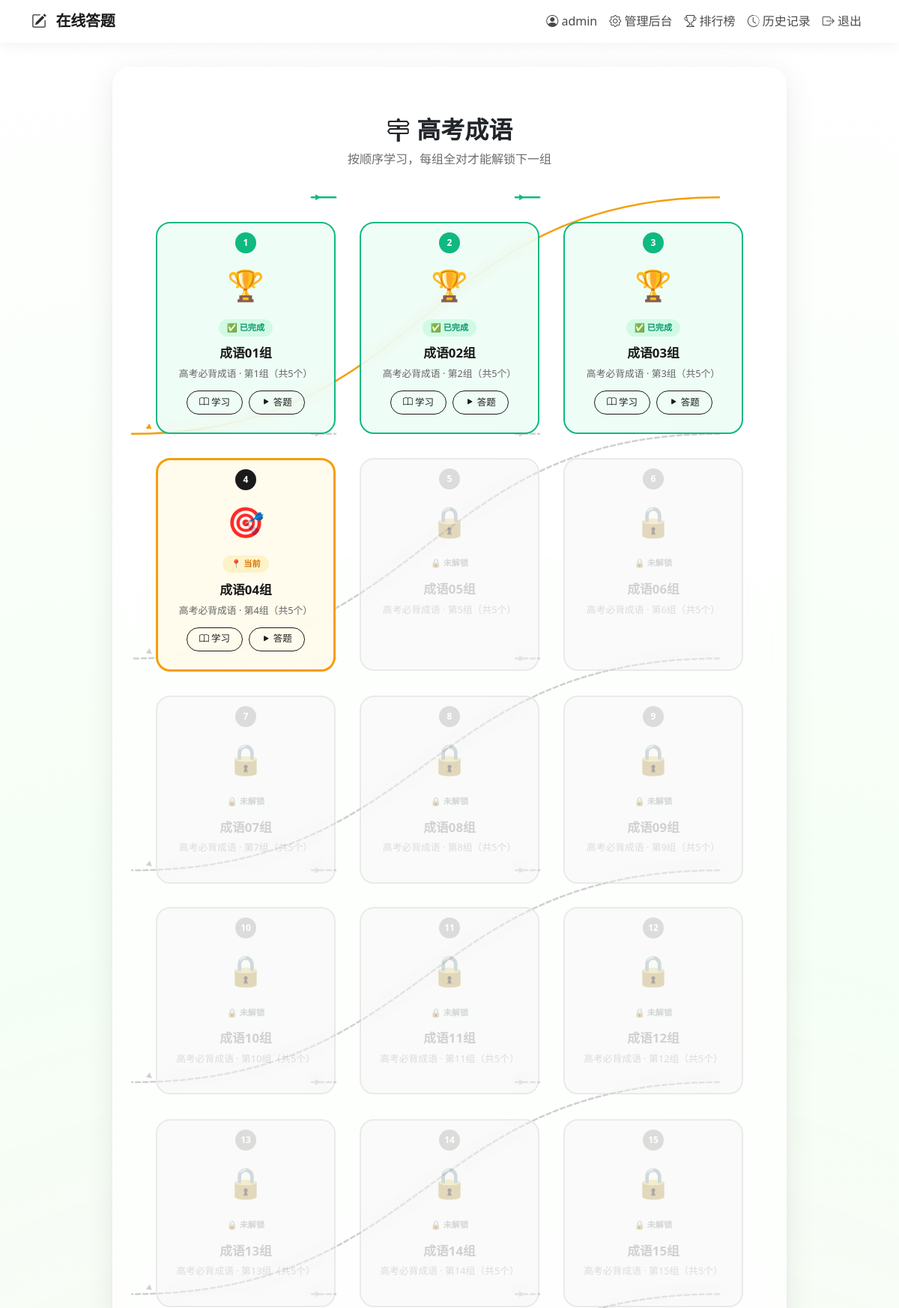
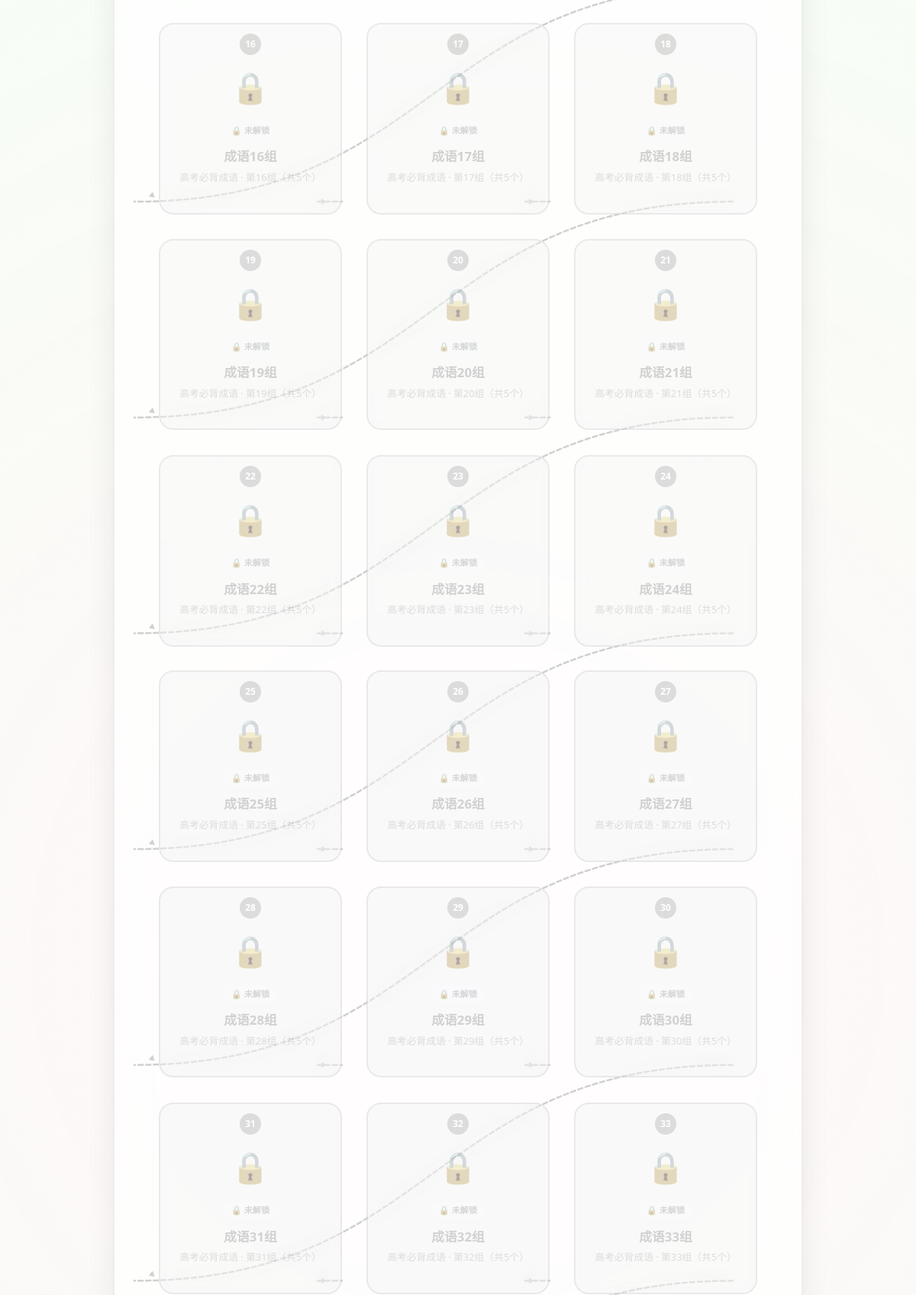
The app's page /roadmap/2 (signed in, upper part) with its own data (2 pictures, top to bottom).
### models.py (models this page shows)
class User(UserMixin, db.Model):
    id = db.Column(db.Integer, primary_key=True)
    username = db.Column(db.String(80), unique=True, nullable=False)
    email = db.Column(db.String(120), unique=True, nullable=False)
    password_hash = db.Column(db.String(128))
    role = db.Column(db.String(20), default='user')
    created_at = db.Column(db.DateTime, default=datetime.utcnow)
    status = db.Column(db.Boolean, default=True)
    quiz_records = db.relationship('QuizRecord', backref='user', lazy='dynamic')
    progresses = db.relationship('UserProgress', backref='user', lazy='dynamic')

class Category(db.Model):
    id = db.Column(db.Integer, primary_key=True)
    name = db.Column(db.String(100), nullable=False)
    parent_id = db.Column(db.Integer, db.ForeignKey('category.id'), nullable=True)
    sort_order = db.Column(db.Integer, default=0)
    created_at = db.Column(db.DateTime, default=datetime.utcnow)
    parent = db.relationship('Category', remote_side=[id], backref='children')
    questions = db.relationship('Question', backref='category', lazy='dynamic')
    groups = db.relationship('Group', backref='category', lazy='dynamic')
    quiz_records = db.relationship('QuizRecord', backref='category', lazy='dynamic')

class Group(db.Model):
    id = db.Column(db.Integer, primary_key=True)
    name = db.Column(db.String(100), nullable=False)
    category_id = db.Column(db.Integer, db.ForeignKey('category.id'), nullable=False)
    order = db.Column(db.Integer, default=0)
    description = db.Column(db.Text)
    study_content = db.Column(db.Text)  # 学习资料（Markdown/HTML）
    unlock_order = db.Column(db.Integer, default=0)  # 解锁序号，0=无需解锁
    background_image = db.Column(db.String(255))  # 背景图片路径
    created_at = db.Column(db.DateTime, default=datetime.utcnow)
    questions = db.relationship('Question', backref='group', lazy='dynamic')

### routes/quiz.py (the view)
@quiz_bp.route('/roadmap/<int:category_id>')
@login_required
def roadmap(category_id):
    category = Category.query.get_or_404(category_id)
    groups = Group.query.filter_by(category_id=category_id).order_by(Group.unlock_order, Group.order).all()
    if not groups:
        flash('该分类下没有题组')
        return redirect(url_for('quiz.index'))
    progress = UserProgress.query.filter_by(user_id=current_user.id, category_id=category_id).first()
    if progress and progress.last_completed_group:
        unlocked_order = progress.last_completed_group.unlock_order
    else:
        unlocked_order = 0
    return render_template('roadmap.html', category=category, groups=groups, unlocked_order=unlocked_order)

### app.py (called while the page is built)
@login_manager.user_loader
def load_user(user_id):
    from models import User
    return User.query.get(int(user_id))

### templates/roadmap.html (shortened to what this page needs)
{% extends "base.html" %}
{% block content %}
<div class="roadmap-container">
    <div class="roadmap-title">
        <h2><i class="bi bi-signpost-2"></i> {{ category.name }}</h2>
        <p class="subtitle">按顺序学习，每组全对才能解锁下一组</p>
    </div>
    <svg class="connector-svg" id="connectorSvg"></svg>
    <div class="roadmap-grid" id="roadmapGrid">
        {% for group in groups %}
        {% set node_class = 'locked' %}
        {% set badge_text = '🔒 未解锁' %}
        {% set badge_class = 'badge-locked' %}
        {% set node_icon = '🔒' %}
        {% if group.unlock_order == 0 %}
            {% set node_class = 'unlocked' %}
            {% set badge_text = '📖 开放' %}
            {% set badge_class = 'badge-unlocked' %}
            {% set node_icon = '📚' %}
        {% elif group.unlock_order <= unlocked_order %}
            {% set node_class = 'completed' %}
            {% set badge_text = '✅ 已完成' %}
            {% set badge_class = 'badge-done' %}
            {% set node_icon = '🏆' %}
        {% elif group.unlock_order == unlocked_order + 1 %}
            {% set node_class = 'current' %}
            {% set badge_text = '📍 当前' %}
            {% set badge_class = 'badge-current' %}
            {% set node_icon = '🎯' %}
        {% endif %}
<div class="group-node {{ node_class }}" data-group-id="{{ group.id }}" data-order="{{ group.unlock_order }}" data-class="{{ node_class }}">
            <div class="node-order">{{ group.unlock_order if group.unlock_order > 0 else '∞' }}</div>
            <div class="node-icon">{{ node_icon }}</div>
            <div class="node-badge {{ badge_class }}">{{ badge_text }}</div>
            <div class="node-name">{{ group.name }}</div>
            {% if group.description %}
            <div class="node-desc">{{ group.description[:80] }}{% if group.description|length > 80 %}...{% endif %}</div>
            {% endif %}
            <div class="node-actions">
                {% if node_class != 'locked' %}
                    {% if group.study_content %}
                    <a href="{{ url_for('quiz.study', group_id=group.id) }}" class="btn btn-outline-secondary btn-sm">
                        <i class="bi bi-book"></i> 学习
                    </a>
                    {% endif %}
                    <a href="{{ url_for('quiz.start_group', group_id=group.id) }}" class="btn btn-primary btn-sm">
                        <i class="bi bi-play-fill"></i> 答题
                    </a>
                {% endif %}
            </div>
        </div>
        {% endfor %}
    </div>
</div>
{% endblock %}

### templates/base.html (shortened to what this page needs)
<!DOCTYPE html>
<html lang="zh">
<head>
    <link href="https://cdn.bootcdn.net/ajax/libs/twitter-bootstrap/5.1.3/css/bootstrap.min.css" rel="stylesheet">
    <link rel="stylesheet" href="https://cdn.bootcdn.net/ajax/libs/bootstrap-icons/1.8.1/font/bootstrap-icons.css">
    <link rel="stylesheet" href="https://cdn.bootcdn.net/ajax/libs/animate.css/4.1.1/animate.min.css">
</head>
<body>
    <div class="bg-layer bg-gradient-default" id="bgLayer"></div>
    <div class="noise-layer"></div>
    <nav class="navbar navbar-expand-lg">
        <div class="container">
            <a class="navbar-brand" href="{{ url_for('quiz.index') }}">
                <i class="bi bi-pencil-square"></i> 在线答题
            </a>
            <div class="collapse navbar-collapse" id="navbarNav">
                <ul class="navbar-nav ms-auto">
                    {% if current_user.is_authenticated %}
                        <li class="nav-item">
                            <span class="nav-link"><i class="bi bi-person-circle"></i> {{ current_user.username }}</span>
                        </li>
                        {% if current_user.role == 'admin' %}
                            <li class="nav-item">
                                <a class="nav-link" href="{{ url_for('admin.admin_dashboard') }}"><i class="bi bi-gear"></i> 管理后台</a>
                            </li>
                        {% endif %}
                        <li class="nav-item">
                            <a class="nav-link" href="{{ url_for('quiz.leaderboard') }}"><i class="bi bi-trophy"></i> 排行榜</a>
                        </li>
                        <li class="nav-item">
                            <a class="nav-link" href="{{ url_for('quiz.history') }}"><i class="bi bi-clock-history"></i> 历史记录</a>
                        </li>
                        <li class="nav-item">
                            <a class="nav-link" href="{{ url_for('auth.auth_logout') }}"><i class="bi bi-box-arrow-right"></i> 退出</a>
                        </li>
                    {% endif %}
                </ul>
            </div>
        </div>
    </nav>
    <div class="main-wrapper">
        <div class="central-card">
            {% block content %}{% endblock %}
        </div>
    </div>
</body>
</html>

### templates/base.html (style rules this page uses)
:root { --x-pos: 50; --y-pos: 50; }
* { box-sizing: border-box; }
html, body { margin: 0; padding: 0; min-height: 100vh; font-family: 'Segoe UI', system-ui, -apple-system, sans-serif; overflow-x: hidden; }
.bg-layer { position: fixed; top: 0; left: 0; width: 100%; height: 100%; z-index: -2; pointer-events: none; }
.bg-gradient-default { background: radial-gradient(circle at calc(var(--x-pos) * 1%) calc(var(--y-pos) * 1%), rgba(255, 220, 230, 0.25) 0%, rgba(200, 255, 200, 0.18) 60%, #ffffff 100%); }
.noise-layer { position: fixed; top: 0; left: 0; width: 100%; height: 100%; pointer-events: none; z-index: -1; background-image: radial-gradient(circle at 50% 50%, rgba(0,0,0,0.008) 1px, transparent 1px); background-size: 20px 20px; }
.navbar { background: rgba(255, 255, 255, 0.75) !important; backdrop-filter: blur(16px); -webkit-backdrop-filter: blur(16px); box-shadow: 0 2px 20px rgba(0, 0, 0, 0.06); border-bottom: 1px solid rgba(255, 255, 255, 0.5); z-index: 1000; position: relative; }
.navbar-brand { font-weight: 700; color: #1a1a1a !important; letter-spacing: -0.3px; }
.navbar-brand i { color: #2c2c2c; margin-right: 8px; }
.nav-link { transition: all 0.25s; color: #4a4a4a !important; font-weight: 500; }
.main-wrapper { display: flex; justify-content: center; align-items: flex-start; min-height: calc(100vh - 76px); padding: 2rem 1rem; position: relative; z-index: 1; }
.central-card { width: 100%; max-width: 900px; background: rgba(255, 255, 255, 0.72); backdrop-filter: blur(20px); -webkit-backdrop-filter: blur(20px); border-radius: 1.5rem; border: 1px solid rgba(255, 255, 255, 0.6); box-shadow: 0 8px 40px rgba(0, 0, 0, 0.08), 0 2px 8px rgba(0, 0, 0, 0.04); padding: 2rem; animation: fadeInUp 0.5s ease-out; }
.btn { border-radius: 2rem; padding: 0.5rem 1.5rem; font-weight: 500; transition: all 0.25s; background: transparent; border: 1.5px solid #1a1a1a; color: #1a1a1a; }
.btn-primary, .btn-success, .btn-outline-secondary { background: transparent; border: 1.5px solid #1a1a1a; color: #1a1a1a; }

### templates/roadmap.html (style rules this page uses)
.roadmap-container { padding: 2rem 0; }
.roadmap-title { text-align: center; margin-bottom: 2.5rem; }
.roadmap-title h2 { font-weight: 700; margin-bottom: 0.5rem; }
.roadmap-title .subtitle { color: #6c6c6c; font-size: 1rem; }
.roadmap-grid { display: flex; flex-wrap: wrap; justify-content: center; gap: 2rem; position: relative; padding: 2rem 1rem; }
.group-node { width: 240px; border-radius: 1.2rem; padding: 1.5rem 1.2rem; text-align: center; cursor: pointer; transition: all 0.3s cubic-bezier(0.4, 0, 0.2, 1); position: relative; border: 2px solid #e0e0e0; background: rgba(255, 255, 255, 0.85); backdrop-filter: blur(10px); overflow: hidden; }
.group-node > *:not(.node-bg-img) { position: relative; z-index: 1; }
.group-node.locked { opacity: 0.45; cursor: not-allowed; filter: grayscale(0.6); border-color: #d0d0d0; background: rgba(240, 240, 240, 0.7); }
.group-node.current { border-color: #f59e0b; border-width: 3px; background: rgba(255, 251, 235, 0.9); animation: pulse-node 2s ease-in-out infinite; }
.group-node.completed { border-color: #10b981; background: rgba(236, 253, 245, 0.8); }
.node-icon { font-size: 2.5rem; margin-bottom: 0.8rem; }
.node-order { position: absolute; top: -12px; left: 50%; transform: translateX(-50%); background: #1a1a1a; color: white; border-radius: 50%; width: 28px; height: 28px; font-size: 0.75rem; font-weight: 700; display: flex; align-items: center; justify-content: center; }
.locked .node-order { background: #b0b0b0; }
.completed .node-order { background: #10b981; }
.node-name { font-weight: 700; font-size: 1.05rem; margin-bottom: 0.4rem; color: #1a1a1a; }
.locked .node-name { color: #999; }
.node-desc { font-size: 0.8rem; color: #666; margin-bottom: 0.8rem; line-height: 1.4; }
.locked .node-desc { color: #b0b0b0; }
.node-actions { display: flex; gap: 0.5rem; justify-content: center; flex-wrap: wrap; }
.node-actions .btn { font-size: 0.78rem; padding: 0.35rem 1rem; }
.node-badge { display: inline-block; padding: 0.2rem 0.7rem; border-radius: 1rem; font-size: 0.7rem; font-weight: 600; margin-bottom: 0.6rem; }
.badge-locked { background: #f3f4f6; color: #9ca3af; }
.badge-current { background: #fef3c7; color: #d97706; }
.badge-done { background: #d1fae5; color: #059669; }
.connector-svg { position: fixed; top: 0; left: 0; width: 100%; height: 100%; pointer-events: none; z-index: 0; }

### records on screen
User: username "admin"
Category: name "高考成语"
Group: unlock_order "1", node_icon "🏆", badge_text "✅ 已完成", name "成语01组", description "高考必背成语 · 第1组（共5个）"
Group: unlock_order "2", node_icon "🏆", badge_text "✅ 已完成", name "成语02组", description "高考必背成语 · 第2组（共5个）"
Group: unlock_order "3", node_icon "🏆", badge_text "✅ 已完成", name "成语03组", description "高考必背成语 · 第3组（共5个）"
Group: unlock_order "4", node_icon "🎯", badge_text "📍 当前", name "成语04组", description "高考必背成语 · 第4组（共5个）"
Group: unlock_order "5", node_icon "🔒", badge_text "🔒 未解锁", name "成语05组", description "高考必背成语 · 第5组（共5个）"
Group: unlock_order "6", node_icon "🔒", badge_text "🔒 未解锁", name "成语06组", description "高考必背成语 · 第6组（共5个）"
Group: unlock_order "7", node_icon "🔒", badge_text "🔒 未解锁", name "成语07组", description "高考必背成语 · 第7组（共5个）"
Group: unlock_order "8", node_icon "🔒", badge_text "🔒 未解锁", name "成语08组", description "高考必背成语 · 第8组（共5个）"
Group: unlock_order "9", node_icon "🔒", badge_text "🔒 未解锁", name "成语09组", description "高考必背成语 · 第9组（共5个）"
Group: unlock_order "10", node_icon "🔒", badge_text "🔒 未解锁", name "成语10组", description "高考必背成语 · 第10组（共5个）"
Group: unlock_order "11", node_icon "🔒", badge_text "🔒 未解锁", name "成语11组", description "高考必背成语 · 第11组（共5个）"
Group: unlock_order "12", node_icon "🔒", badge_text "🔒 未解锁", name "成语12组", description "高考必背成语 · 第12组（共5个）"
Group: unlock_order "13", node_icon "🔒", badge_text "🔒 未解锁", name "成语13组", description "高考必背成语 · 第13组（共5个）"
Group: unlock_order "14", node_icon "🔒", badge_text "🔒 未解锁", name "成语14组", description "高考必背成语 · 第14组（共5个）"
Group: unlock_order "15", node_icon "🔒", badge_text "🔒 未解锁", name "成语15组", description "高考必背成语 · 第15组（共5个）"
Group: unlock_order "16", node_icon "🔒", badge_text "🔒 未解锁", name "成语16组", description "高考必背成语 · 第16组（共5个）"
Group: unlock_order "17", node_icon "🔒", badge_text "🔒 未解锁", name "成语17组", description "高考必背成语 · 第17组（共5个）"
Group: unlock_order "18", node_icon "🔒", badge_text "🔒 未解锁", name "成语18组", description "高考必背成语 · 第18组（共5个）"
Group: unlock_order "19", node_icon "🔒", badge_text "🔒 未解锁", name "成语19组", description "高考必背成语 · 第19组（共5个）"
Group: unlock_order "20", node_icon "🔒", badge_text "🔒 未解锁", name "成语20组", description "高考必背成语 · 第20组（共5个）"
Group: unlock_order "21", node_icon "🔒", badge_text "🔒 未解锁", name "成语21组", description "高考必背成语 · 第21组（共5个）"
Group: unlock_order "22", node_icon "🔒", badge_text "🔒 未解锁", name "成语22组", description "高考必背成语 · 第22组（共5个）"
Group: unlock_order "23", node_icon "🔒", badge_text "🔒 未解锁", name "成语23组", description "高考必背成语 · 第23组（共5个）"
Group: unlock_order "24", node_icon "🔒", badge_text "🔒 未解锁", name "成语24组", description "高考必背成语 · 第24组（共5个）"
Group: unlock_order "25", node_icon "🔒", badge_text "🔒 未解锁", name "成语25组", description "高考必背成语 · 第25组（共5个）"
Group: unlock_order "26", node_icon "🔒", badge_text "🔒 未解锁", name "成语26组", description "高考必背成语 · 第26组（共5个）"
Group: unlock_order "27", node_icon "🔒", badge_text "🔒 未解锁", name "成语27组", description "高考必背成语 · 第27组（共5个）"
Group: unlock_order "28", node_icon "🔒", badge_text "🔒 未解锁", name "成语28组", description "高考必背成语 · 第28组（共5个）"
Group: unlock_order "29", node_icon "🔒", badge_text "🔒 未解锁", name "成语29组", description "高考必背成语 · 第29组（共5个）"
Group: unlock_order "30", node_icon "🔒", badge_text "🔒 未解锁", name "成语30组", description "高考必背成语 · 第30组（共5个）"
Group: unlock_order "31", node_icon "🔒", badge_text "🔒 未解锁", name "成语31组", description "高考必背成语 · 第31组（共5个）"
Group: unlock_order "32", node_icon "🔒", badge_text "🔒 未解锁", name "成语32组", description "高考必背成语 · 第32组（共5个）"
Group: unlock_order "33", node_icon "🔒", badge_text "🔒 未解锁", name "成语33组", description "高考必背成语 · 第33组（共5个）"
